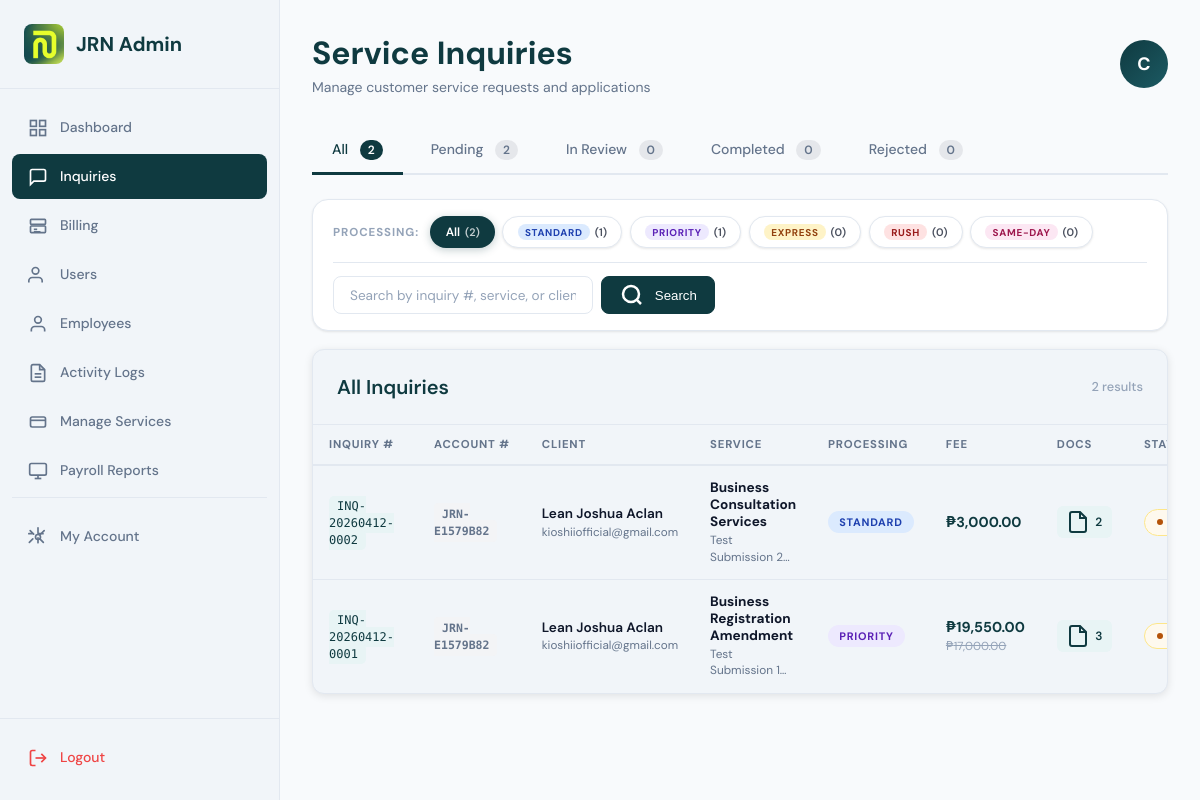
/admin/inquiries-admin.php (signed in), run on the app's committed database.
### tables this page shows
CREATE TABLE `employees` (
  `id` int(11) NOT NULL,
  `account_number` varchar(20) DEFAULT NULL,
  `email` varchar(255) NOT NULL,
  `phone` varchar(20) DEFAULT NULL,
  `password` varchar(255) NOT NULL,
  `first_name` varchar(100) NOT NULL,
  `last_name` varchar(100) NOT NULL,
  `position` varchar(100) DEFAULT NULL,
  `department` varchar(100) DEFAULT NULL,
  `role` enum('admin','employee') DEFAULT 'employee',
  `status` enum('active','inactive','archived') DEFAULT 'active',
  `created_at` timestamp NOT NULL DEFAULT current_timestamp(),
  `updated_at` timestamp NOT NULL DEFAULT current_timestamp() ON UPDATE current_timestamp()
);

CREATE TABLE `inquiries` (
  `id` int(11) NOT NULL,
  `inquiry_number` varchar(20) DEFAULT NULL,
  `qr_code_path` varchar(500) DEFAULT NULL COMMENT 'Path to stored QR code image',
  `user_id` int(11) NOT NULL,
  `service_name` varchar(255) NOT NULL,
  `processing_type` enum('standard','priority','express','rush','same_day') NOT NULL DEFAULT 'standard',
  `base_price` decimal(10,2) NOT NULL DEFAULT 0.00,
  `price` decimal(10,2) NOT NULL DEFAULT 0.00,
  `additional_notes` text DEFAULT NULL,
  `status` enum('pending','in_review','completed','rejected') DEFAULT 'pending',
  `rejection_reason` text DEFAULT NULL,
  `created_at` timestamp NOT NULL DEFAULT current_timestamp(),
  `updated_at` timestamp NOT NULL DEFAULT current_timestamp() ON UPDATE current_timestamp()
);

CREATE TABLE `users` (
  `id` int(11) NOT NULL,
  `account_number` varchar(20) DEFAULT NULL,
  `fullname` varchar(100) NOT NULL,
  `first_name` varchar(50) DEFAULT NULL,
  `last_name` varchar(50) DEFAULT NULL,
  `username` varchar(50) DEFAULT NULL,
  `phone` varchar(20) DEFAULT NULL,
  `address` varchar(255) DEFAULT NULL,
  `city` varchar(100) DEFAULT NULL,
  `state` varchar(100) DEFAULT NULL,
  `postal_code` varchar(20) DEFAULT NULL,
  `email` varchar(150) NOT NULL,
  `password` varchar(255) NOT NULL,
  `verification_token` varchar(64) NOT NULL,
  `is_verified` tinyint(1) NOT NULL DEFAULT 0,
  `role` enum('user','admin') NOT NULL DEFAULT 'user',
  `status` enum('active','inactive','suspended') NOT NULL DEFAULT 'active',
  `created_at` timestamp NOT NULL DEFAULT current_timestamp(),
  `reset_token` varchar(255) DEFAULT NULL,
  `reset_expires` datetime DEFAULT NULL
);

### admin/inquiries-admin.php (the view, shortened to what the rows shown need)
<?php
require_once '../connection/dbconn.php';
$proc_labels = [
    'standard' => ['label' => 'Standard',  'cls' => 'proc-standard'],
    'priority' => ['label' => 'Priority',  'cls' => 'proc-priority'],
    'express'  => ['label' => 'Express',   'cls' => 'proc-express'],
    'rush'     => ['label' => 'Rush',      'cls' => 'proc-rush'],
    'same_day' => ['label' => 'Same-Day',  'cls' => 'proc-same_day'],
];
$filter      = $_GET['filter']   ?? 'all';
$where  = ['1=1'];
$whereSQL = implode(' AND ', $where);
$stmt     = $conn->prepare("
    SELECT i.*,
           u.first_name, u.last_name, u.email, u.phone, u.account_number,
           COUNT(d.id) as document_count
    FROM inquiries i
    LEFT JOIN users u ON i.user_id = u.id
    LEFT JOIN inquiry_documents d ON i.id = d.inquiry_id
    WHERE {$whereSQL}
    GROUP BY i.id
    ORDER BY i.created_at DESC
");
$stmt->execute();
$inquiries = $stmt->get_result()->fetch_all(MYSQLI_ASSOC);
$is_emp = isset($_SESSION['account_type']) && $_SESSION['account_type'] === 'employee';
$tbl    = $is_emp ? 'employees' : 'users';
$s      = $conn->prepare("SELECT * FROM {$tbl} WHERE id = ?");
$s->bind_param("i", $_SESSION['user_id']);
$s->execute();
$admin = $s->get_result()->fetch_assoc();
?>
<!DOCTYPE html>
<html lang="en">
<head>
    <link rel="stylesheet" href="assets/css/index-admin.css">
    <link rel="stylesheet" href="assets/css/inquiries-admin.css">
    <link rel="stylesheet" href="assets/css/logout-modal.css">
</head>
<body>
    <aside class="sidebar">
        <div class="sidebar-header">
            <div class="sidebar-logo">
                <h2>JRN Admin</h2>
            </div>
        </div>
    </aside>
    <main class="main-content">
        <header class="admin-header">
            <div class="admin-header-left">
                <h1>Service Inquiries</h1>
            </div>
            <div class="admin-header-right">
                <div class="avatar-circle"><?= strtoupper(substr($admin['first_name'] ?? 'A', 0, 1)) ?></div>
            </div>
        </header>
        <div class="card">
            <div class="card-header" style="display:flex;align-items:center;justify-content:space-between;">
                <h2 style="display:flex;align-items:center;gap:0.65rem;">
                    <?= ucfirst(str_replace('_', ' ', $filter)) ?> Inquiries
                </h2>
            </div>
            <?php if (count($inquiries) > 0): ?>
                <div class="table-responsive">
                    <table class="data-table">
                        <thead>
                            <tr>
                                <th>Inquiry #</th>
                                <th>Account #</th>
                                <th>Client</th>
                                <th>Service</th>
                                <th>Processing</th>
                                <th>Fee</th>
                                <th>Docs</th>
                                <th>Status</th>
                            </tr>
                        </thead>
                        <tbody>
                            <?php foreach ($inquiries as $inquiry):
                                $pt     = $inquiry['processing_type'] ?? 'standard';
                                $ptMeta = $proc_labels[$pt] ?? ['label' => ucfirst($pt), 'cls' => 'proc-standard'];
                                $statusCls = match ($inquiry['status']) {
                                    'pending'   => 'status-pending',
                                    'in_review' => 'status-in_review',
                                    'completed' => 'status-completed',
                                    'rejected'  => 'status-rejected',
                                    default     => 'status-pending'
                                };
                            ?>
                                <tr>
                                    <td>
                                        <code class="inq-num"><?= htmlspecialchars($inquiry['inquiry_number'] ?? 'N/A') ?></code>
                                    </td>
                                    <td>
                                        <code class="acc-num"><?= htmlspecialchars($inquiry['account_number'] ?? '—') ?></code>
                                    </td>
                                    <td>
                                        <div class="client-cell">
                                            <strong><?= (!empty($inquiry['first_name']) && !empty($inquiry['last_name'])) ? htmlspecialchars($inquiry['first_name'] . ' ' . $inquiry['last_name']) : 'Unknown' ?></strong>
                                            <small><?= htmlspecialchars($inquiry['email'] ?? '—') ?></small>
                                        </div>
                                    </td>
                                    <td>
                                        <strong style="font-size:0.85rem;"><?= htmlspecialchars($inquiry['service_name']) ?></strong>
                                        <?php if (!empty($inquiry['additional_notes'])): ?>
                                            <p class="message-preview" style="font-size:0.74rem;color:var(--text-secondary);margin:0.1rem 0 0;"><?= htmlspecialchars(substr($inquiry['additional_notes'], 0, 40)) ?>…</p>
                                        <?php endif; ?>
                                    </td>
                                    <td>
                                        <span class="proc-pill <?= $ptMeta['cls'] ?>"><?= $ptMeta['label'] ?></span>
                                    </td>
                                    <td>
                                        <div class="fee-cell">
                                            <strong>₱<?= number_format($inquiry['price'] ?? 0, 2) ?></strong>
                                            <?php if (!empty($inquiry['base_price']) && $inquiry['base_price'] != $inquiry['price']): ?>
                                                <small>₱<?= number_format($inquiry['base_price'], 2) ?></small>
                                            <?php endif; ?>
                                        </div>
                                    </td>
                                    <td>
                                        <?php if ($inquiry['document_count'] > 0): ?>
                                            <span class="doc-badge">
                                                <svg width="24" height="24" fill="none" stroke="currentColor" stroke-width="2">
                                                    <path d="M14 2H6a2 2 0 0 0-2 2v16a2 2 0 0 0 2 2h12a2 2 0 0 0 2-2V8z" />
                                                    <polyline points="14 2 14 8 20 8" />
                                                </svg>
                                                <?= $inquiry['document_count'] ?>
                                            </span>
                                        <?php else: ?>
                                            <span style="color:var(--text-muted);font-size:0.78rem;">—</span>
                                        <?php endif; ?>
                                    </td>
                                    <td>
                                        <span class="status-badge <?= $statusCls ?>">
                                        </span>
                                    </td>
                                </tr>
                            <?php endforeach; ?>
                        </tbody>
                    </table>
                </div>
            <?php endif; ?>
        </div>
    </main>
</body>
</html>

### data on the page
employees: first_name "C"
inquiries: inquiry_number "INQ-20260412-0002", user.account_number "JRN-E1579B82", user.last_name "Lean Joshua Aclan", user.email "kioshiiofficial@gmail.com", service_name "Business Consultation Services", additional_notes "Test Submission 2", processing_type "STANDARD", price "3,000.00", document_count "2"
inquiries: inquiry_number "INQ-20260412-0001", user.account_number "JRN-E1579B82", user.last_name "Lean Joshua Aclan", user.email "kioshiiofficial@gmail.com", service_name "Business Registration Amendment", additional_notes "Test Submission 1", processing_type "PRIORITY", price "19,550.00", base_price "17,000.00", document_count "3"

### other printed values
$l "All"
$cnt "2"
$l "Pending"
$l "In Review"
$cnt "0"
$l "Completed"
$l "Rejected"
$total_inquiries "2"
$pm['label'] "STANDARD"
$cnt "1"
$pm['label'] "PRIORITY"
$pm['label'] "EXPRESS"
$pm['label'] "RUSH"
$pm['label'] "SAME-DAY"
str_replace('_', ' ', $filter) "All"
